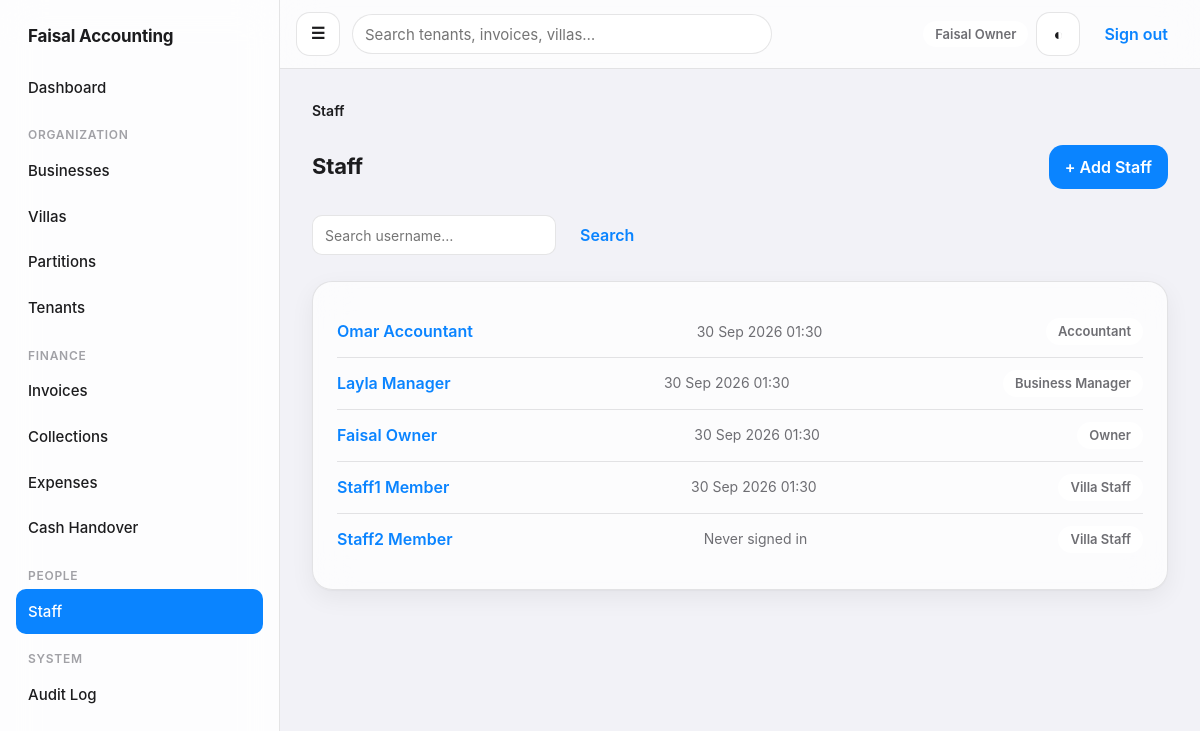
The page /accounts/staff/ (signed in) on the database its author committed.
### apps/accounts/models.py (models this page shows, shortened)
class User(AbstractUser):
    is_owner = models.BooleanField(default=False, help_text='Sees and can operate on every business/villa/financial record.')
    phone = models.CharField(max_length=32, blank=True)
    class Meta:
        ordering = ['username']

### apps/accounts/staff_views.py (the view)
@login_required
def staff_list(request):
    _owner_only(request.user)
    qs = User.objects.exclude(username='system')
    q = request.GET.get('q', '').strip()
    if q:
        qs = qs.filter(username__icontains=q)
    page_obj = paginate_queryset(request, qs.order_by('username'))
    for u in page_obj:
        u.role_labels = selectors.role_labels_for(u)
    return render(request, 'accounts/staff_list.html', {'page_obj': page_obj, 'q': q, 'breadcrumbs': [('Staff', None)]})

### apps/accounts/context_processors.py (called while the page is built)
def nav(request):
    user = getattr(request, 'user', None)
    if user is None or not user.is_authenticated:
        return {}
    has_any_scope = user.is_owner or selectors.villas_visible_to(user).exists()
    return {'nav_has_scope': has_any_scope, 'nav_can_view_financials': selectors.can_view_financial_kpis(user), 'nav_can_manage_users': user.is_owner, 'nav_can_manage_operations': selectors.can_manage_villas_and_tenants(user), 'nav_pending_handover_count': _pending_handover_count(user) if has_any_scope else 0}

def _pending_handover_count(user):
    from apps.cash.models import CashHandover
    qs = selectors.cash_handovers_visible_to(user).filter(status=CashHandover.Status.SUBMITTED)
    if not user.is_owner and (not Assignment.objects.filter(user=user, role__in=[Assignment.Role.BUSINESS_MANAGER, Assignment.Role.ACCOUNTANT]).exists()):
        return 0
    return qs.count()

### apps/accounts/selectors.py (called while the page is built, shortened)
def cash_handovers_visible_to(user) -> QuerySet[CashHandover]:
    if user.is_owner:
        return CashHandover.objects.all()

def can_view_financial_kpis(user) -> bool:
    if user.is_owner:
        return True
    return Assignment.objects.filter(user=user, role__in=[Assignment.Role.BUSINESS_MANAGER, Assignment.Role.ACCOUNTANT]).exists()

def can_manage_villas_and_tenants(user) -> bool:
    if user.is_owner:
        return True
    return Assignment.objects.filter(user=user, role__in=[Assignment.Role.BUSINESS_MANAGER, Assignment.Role.VILLA_STAFF]).exists()

def role_labels_for(user) -> list[str]:
    if user.is_owner:
        return ['Owner']
    roles = Assignment.objects.filter(user=user).values_list('role', flat=True).distinct()
    return [Assignment.Role(role).label for role in roles]

### apps/accounts/staff_views.py (called while the page is built)
def _owner_only(user):
    if not user.is_owner:
        raise PermissionDenied('Only the Owner can manage staff and assignments.')

### apps/audit/context.py (called while the page is built)
def set_context(request) -> None:
    ip_address = request.META.get('HTTP_X_FORWARDED_FOR', '').split(',')[0].strip() or request.META.get('REMOTE_ADDR')
    actor = getattr(request, 'user', None)
    if actor is not None and (not actor.is_authenticated):
        actor = None
    _current_request_context.set(RequestContext(ip_address=ip_address or None, user_agent=request.META.get('HTTP_USER_AGENT', '')[:512], request_id=str(uuid.uuid4()), actor=actor))

def clear_context() -> None:
    _current_request_context.set(None)

### apps/shared/pagination.py (called while the page is built)
def paginate_queryset(request, queryset, per_page=25):
    paginator = Paginator(queryset, per_page)
    return paginator.get_page(request.GET.get('page'))

### templates/accounts/staff_list.html (shortened to what this page needs)
{% extends "base.html" %}
{% block content %}
  <div class="page-header">
    <h1>Staff</h1>
    <a class="btn btn--primary" href="{% url 'accounts:staff_create' %}">+ Add Staff</a>
  </div>
  <form class="filter-bar" method="get">
    <input type="search" name="q" placeholder="Search username…" value="{{ q }}">
    <button class="btn btn--ghost" type="submit">Search</button>
  </form>
  <div class="card">
    {% if page_obj %}
      {% for u in page_obj %}
        <div class="list-row">
          <a class="list-row__title" href="{% url 'accounts:staff_detail' u.pk %}">{{ u.get_full_name|default:u.username }}</a>
          <span class="list-row__meta">{{ u.last_login|date:"d M Y H:i"|default:"Never signed in" }}</span>
          {% if not u.is_active %}<span class="pill pill--neutral">Inactive</span>
          {% else %}{% for label in u.role_labels %}<span class="pill pill--neutral">{{ label }}</span>{% endfor %}{% endif %}
        </div>
      {% endfor %}
    {% else %}
      <div class="empty-state">
        <div class="empty-state__title">No staff accounts yet.</div>
        <p>Add a staff account, then assign them to a business or villa.</p>
        <a class="btn btn--primary" href="{% url 'accounts:staff_create' %}">+ Add Staff</a>
      </div>
    {% endif %}
  </div>
{% endblock %}

### templates/base.html (shortened to what this page needs)
{% load static %}
<!doctype html>
<html lang="en">
<head>
  <link rel="stylesheet" href="{% static 'css/design-system.css' %}">
</head>
<body>
  <div class="app-shell">
    <aside class="sidebar" aria-label="Main navigation">
      <div class="sidebar__brand">Faisal Accounting</div>
      {% if user.is_authenticated %}
        <a class="sidebar__link{% if request.resolver_match.app_name == 'dashboard' %} sidebar__link--active{% endif %}" href="{% url 'dashboard:home' %}">Dashboard</a>
        {% if nav_has_scope %}
          <div class="sidebar__section">Organization</div>
          <a class="sidebar__link{% if request.resolver_match.app_name == 'businesses' %} sidebar__link--active{% endif %}" href="{% url 'businesses:list' %}">Businesses</a>
          <a class="sidebar__link{% if request.resolver_match.url_name == 'villa_list' %} sidebar__link--active{% endif %}" href="{% url 'villas:villa_list' %}">Villas</a>
          <a class="sidebar__link{% if request.resolver_match.url_name == 'partition_list' %} sidebar__link--active{% endif %}" href="{% url 'villas:partition_list' %}">Partitions</a>
          <a class="sidebar__link{% if request.resolver_match.app_name == 'tenancy' %} sidebar__link--active{% endif %}" href="{% url 'tenancy:list' %}">Tenants</a>
          <div class="sidebar__section">Finance</div>
          <a class="sidebar__link{% if request.resolver_match.url_name == 'invoice_list' or request.resolver_match.url_name == 'invoice_detail' %} sidebar__link--active{% endif %}" href="{% url 'billing:invoice_list' %}">Invoices</a>
          <a class="sidebar__link{% if request.resolver_match.url_name == 'payment_list' %} sidebar__link--active{% endif %}" href="{% url 'billing:payment_list' %}">Collections</a>
          <a class="sidebar__link{% if request.resolver_match.app_name == 'expenses' %} sidebar__link--active{% endif %}" href="{% url 'expenses:list' %}">Expenses</a>
          <a class="sidebar__link{% if request.resolver_match.app_name == 'cash' %} sidebar__link--active{% endif %}" href="{% url 'cash:handover_list' %}">
            <span>Cash Handover</span>
          </a>
        {% endif %}
        {% if nav_can_manage_users %}
          <div class="sidebar__section">People</div>
          <a class="sidebar__link{% if request.resolver_match.url_name == 'staff_list' %} sidebar__link--active{% endif %}" href="{% url 'accounts:staff_list' %}">Staff</a>
        {% endif %}
        {% if user.is_owner %}
          <div class="sidebar__section">System</div>
          <a class="sidebar__link{% if request.resolver_match.app_name == 'audit' %} sidebar__link--active{% endif %}" href="{% url 'audit:list' %}">Audit Log</a>
        {% endif %}
      {% endif %}
    </aside>
    <div class="content-area">
      <header class="topbar">
        <label for="nav-toggle" class="btn btn--icon sidebar-toggle-label" aria-label="Open menu">&#9776;</label>
        {% if user.is_authenticated and nav_has_scope %}
          <form class="topbar__search" method="get" action="{% url 'dashboard:search' %}" role="search">
            <input type="search" name="q" placeholder="Search tenants, invoices, villas…" value="{{ request.GET.q|default:'' }}" aria-label="Global search">
          </form>
        {% endif %}
        <div class="topbar__actions">
          {% if user.is_authenticated %}
            <span class="pill pill--neutral">{{ user.get_full_name|default:user.username }}</span>
          {% endif %}
          <button class="btn btn--icon" type="button" data-theme-toggle aria-label="Toggle dark mode">&#9680;</button>
          {% if user.is_authenticated %}
            <form method="post" action="{% url 'accounts:logout' %}">
              <button class="btn btn--ghost" type="submit">Sign out</button>
            </form>
          {% endif %}
        </div>
      </header>
      <main class="main">
        {% if breadcrumbs %}{% include "components/breadcrumbs.html" %}{% endif %}
        {% block content %}{% endblock %}
      </main>
    </div>
  </div>
</body>
</html>

### rows shown on the page
User: get_full_name "Faisal Owner", last_login "30 Sep 2026 01:30", role_labels "Owner"
User: get_full_name "Omar Accountant", last_login "30 Sep 2026 01:30", role_labels "Accountant"
User: get_full_name "Layla Manager", last_login "30 Sep 2026 01:30", role_labels "Business Manager"
User: get_full_name "Staff1 Member", last_login "30 Sep 2026 01:30", role_labels "Villa Staff"
User: get_full_name "Staff2 Member", last_login "Never signed in", role_labels "Villa Staff"

### other values the page prints
{{ label }} "Staff"
